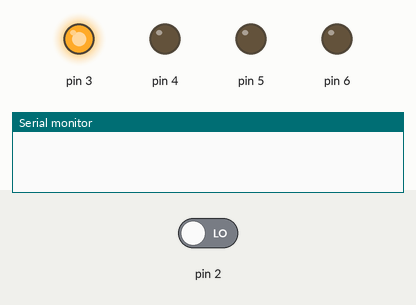
Recording of a sketch running on a simulated Arduino Uno, built with avr-gcc and run on an emulated ATmega328P. On the bench: output pins drawn as LEDs (lit = HIGH), the last lines printed to the serial monitor. The inputs (shaded band) are chosen by the test bench; at power-on: pin 2 LOW.

Above: at 0.05 s.
At 0.6 s:
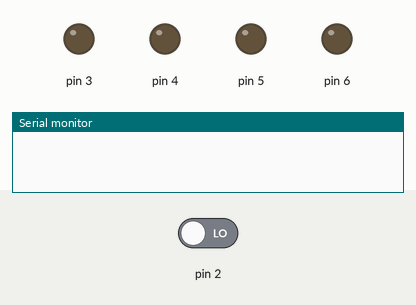
At 1.25 s:
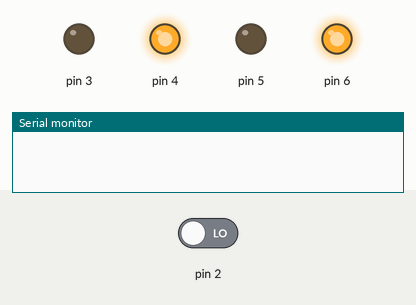
At 2.3 s:
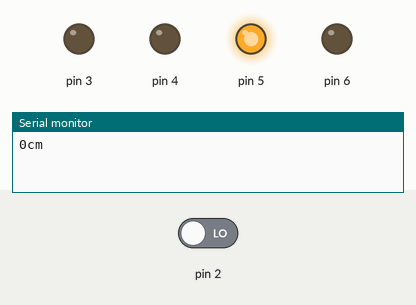
At 3.45 s:
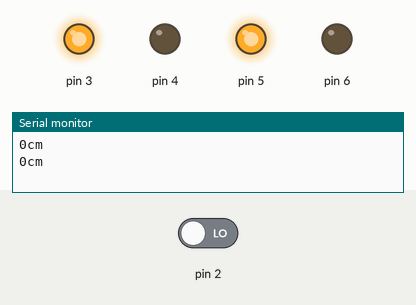
Timing chart, 0 to 3.9 s (numbered marks = the images above):
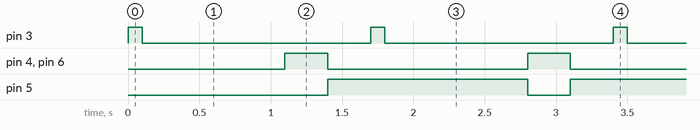

Measured:
- by itself, pin 3: alternates HIGH for 0.10 s and LOW for 1.6 s
- by itself, pin 4, pin 6: alternates HIGH for 0.30 s and LOW for 1.4 s
- by itself, pin 5: alternates HIGH for 1.4 s and LOW for 0.30 s

The sketch:

burglar_alarm.ino
```cpp
int range = 10;
void setup()
{

 Serial.begin(9600);
 pinMode(3, OUTPUT);
 pinMode(2,INPUT);
 pinMode(4,OUTPUT);
 pinMode(5,OUTPUT);
 pinMode(6,OUTPUT);

}

void loop(){

  digitalWrite(3, HIGH);
  delay(100);
  digitalWrite(3, LOW);

  int duration = pulseIn(2,HIGH);
  int distance = (duration/2 )/29.1;
  // distance = (duration*0.034)/2;

  // speed of sound = 0.034 cm/us

  if( distance < range){

    digitalWrite(4,HIGH);
    digitalWrite(5,LOW);
    digitalWrite(6,HIGH);
    delay(300);
    digitalWrite(4,LOW);
    digitalWrite(5,HIGH);
    digitalWrite(6,LOW);
    delay(300);

  }
  else{

     //all low
     digitalWrite(4,LOW);
     digitalWrite(5,LOW);
     digitalWrite(6,LOW);
  }


  Serial.print(distance);
  Serial.println("cm");
 // delay(50);

}
```
